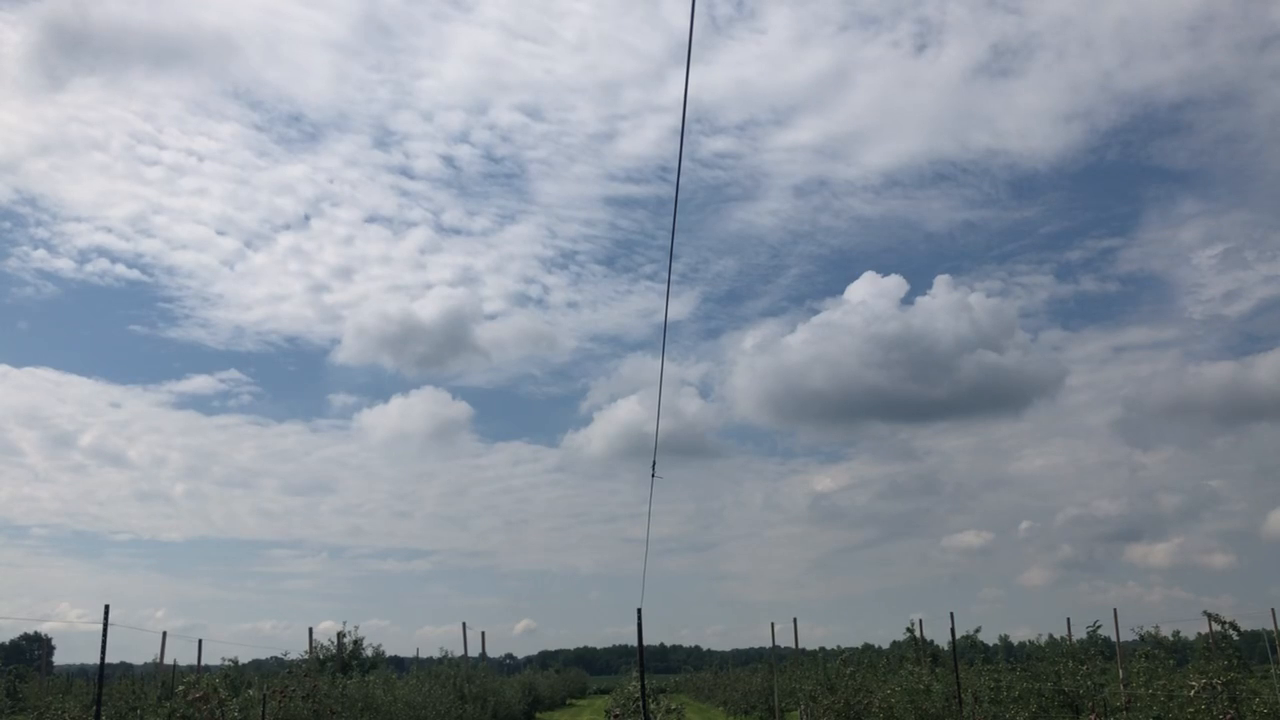
#> input picture frame 13 of flyingtest1.MOV, 1280 x 720 px
$ python dense.py
#> lines starting #> are read from the running program, lines starting #| are printed output that depends on the picture
import cv2 as cv
import numpy as np
cap = cv.VideoCapture("flyingtest1.MOV")
ret, frame1 = cap.read()
#> frame1 is the input picture: shape (720, 1280, 3); mean B, G, R 159.4, 148.6, 139.7
prvs = cv.cvtColor(frame1,cv.COLOR_BGR2GRAY)
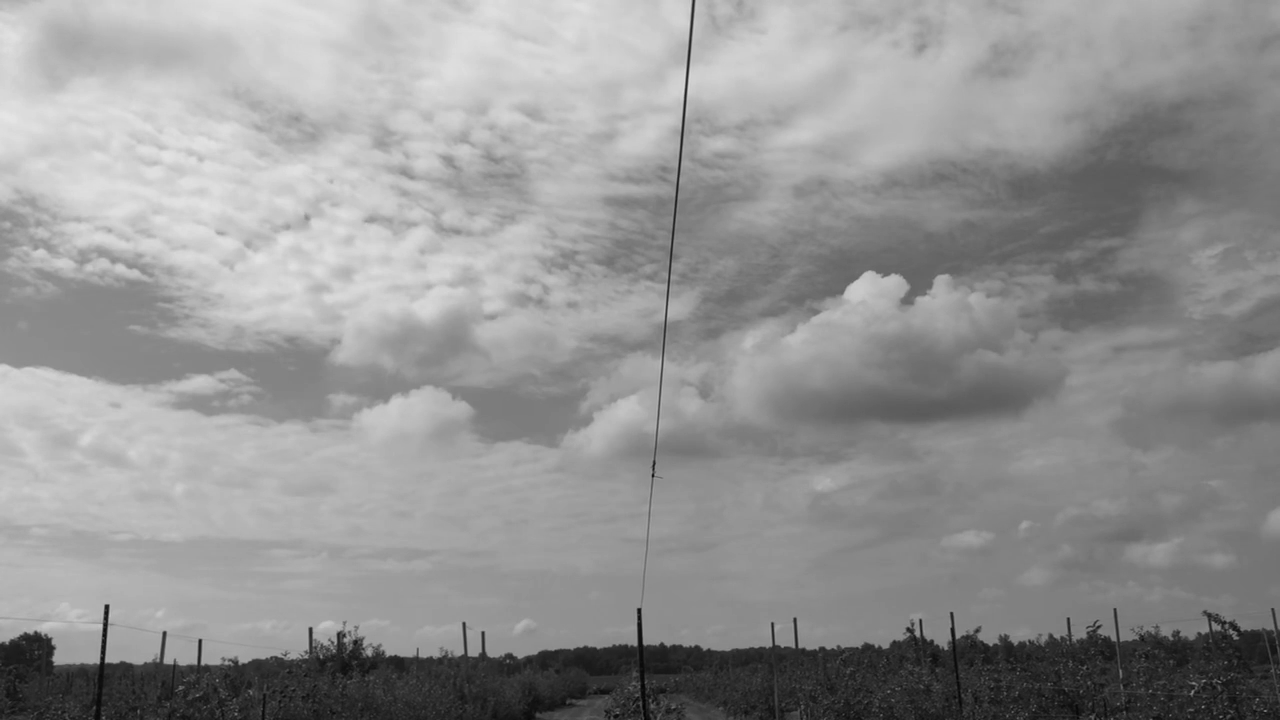
#> prvs: shape (720, 1280); min 2, max 230, mean 147.1
hsv = np.zeros_like(frame1)
hsv[...,1] = 255
while(1):
    ret, frame2 = cap.read()
    next = cv.cvtColor(frame2,cv.COLOR_BGR2GRAY)
    flow = cv.calcOpticalFlowFarneback(prvs,next, None, 0.5, 3, 15, 3, 5, 1.2, 0)
    mag, ang = cv.cartToPolar(flow[...,0], flow[...,1])
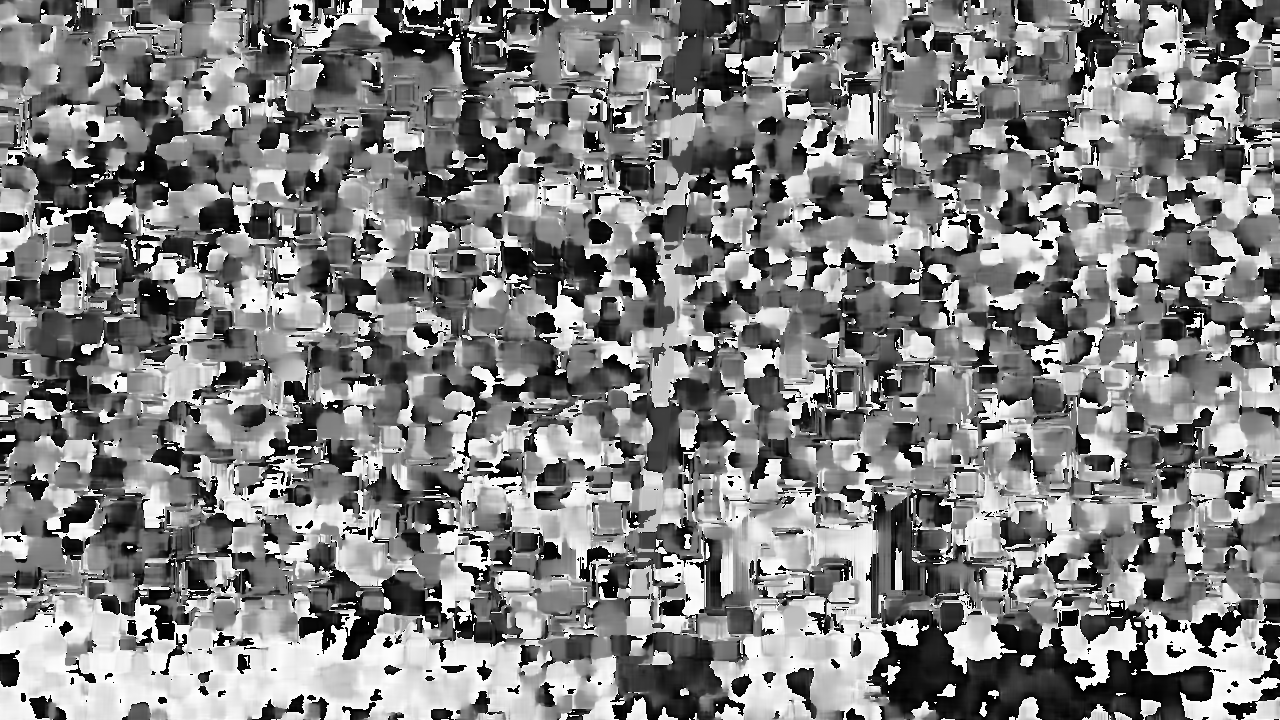
#> ang: shape (720, 1280) float32; min 8.52e-06, max 6.28, mean 3.19; drawn with min black and max white
    hsv[...,0] = ang*180/np.pi/2
    hsv[...,2] = cv.normalize(mag,None,0,255,cv.NORM_MINMAX)
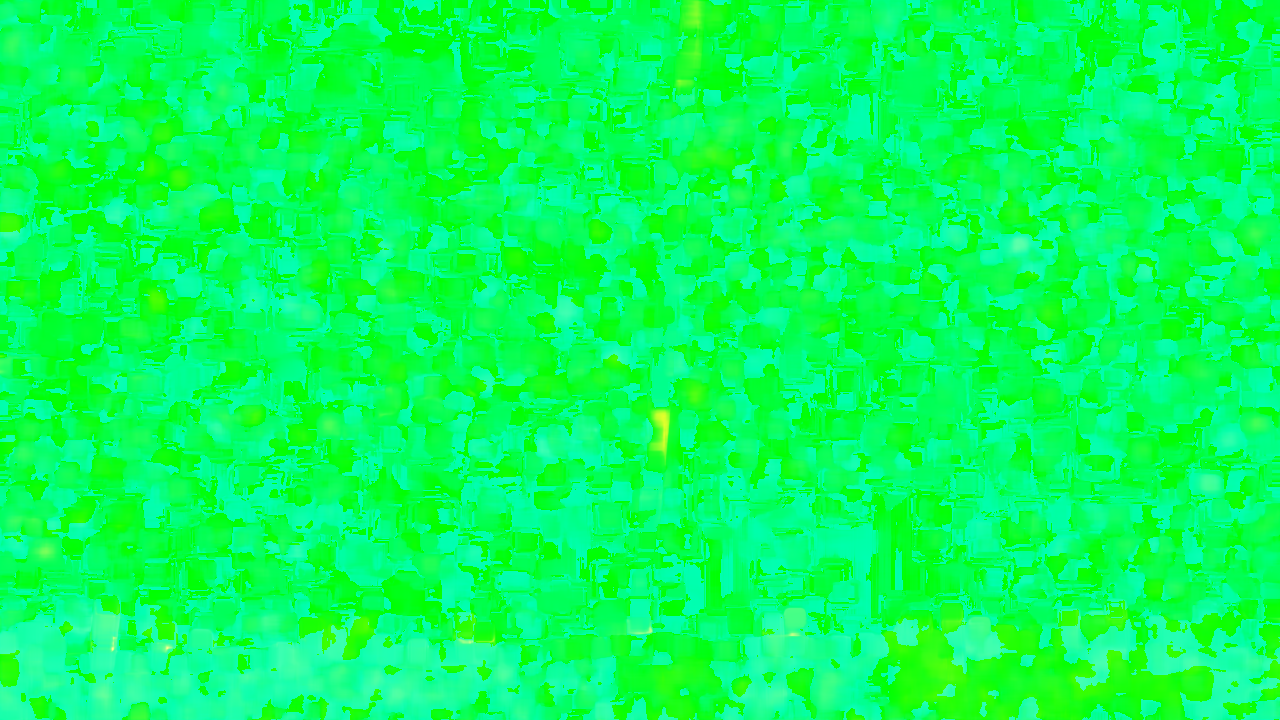
#> hsv: shape (720, 1280, 3); mean of channels 0, 1, 2 91, 255, 6.6; drawn as B, G, R
    bgr = cv.cvtColor(hsv,cv.COLOR_HSV2BGR)
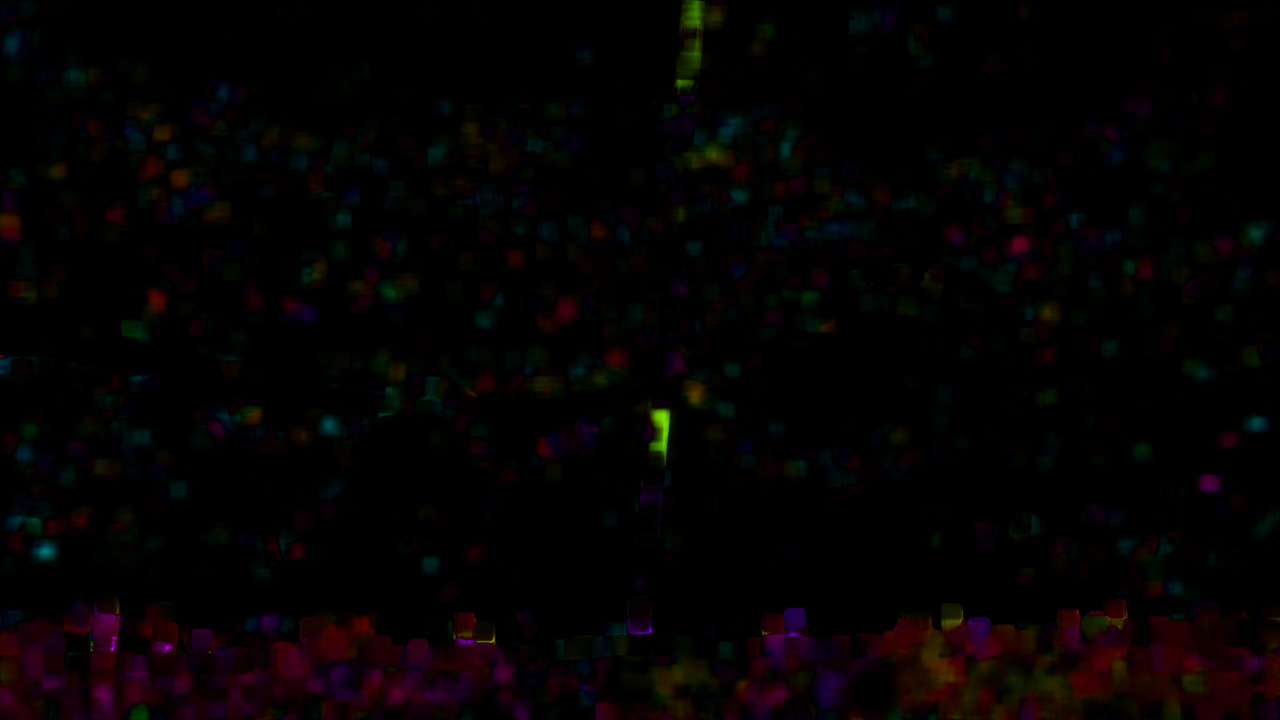
#> bgr: shape (720, 1280, 3); mean B, G, R 2.4, 2.2, 4.8
    cv.imshow('frame2',bgr)
    k = cv.waitKey(30) & 0xff
#> (key Esc is pressed here)
    if k == 27:
        break
    elif k == ord('s'):
        cv.imwrite('opticalfb.png',frame2)
        cv.imwrite('opticalhsv.png',bgr)
    prvs = next
cap.release()
cv.destroyAllWindows()

$ run again, starting later in the video
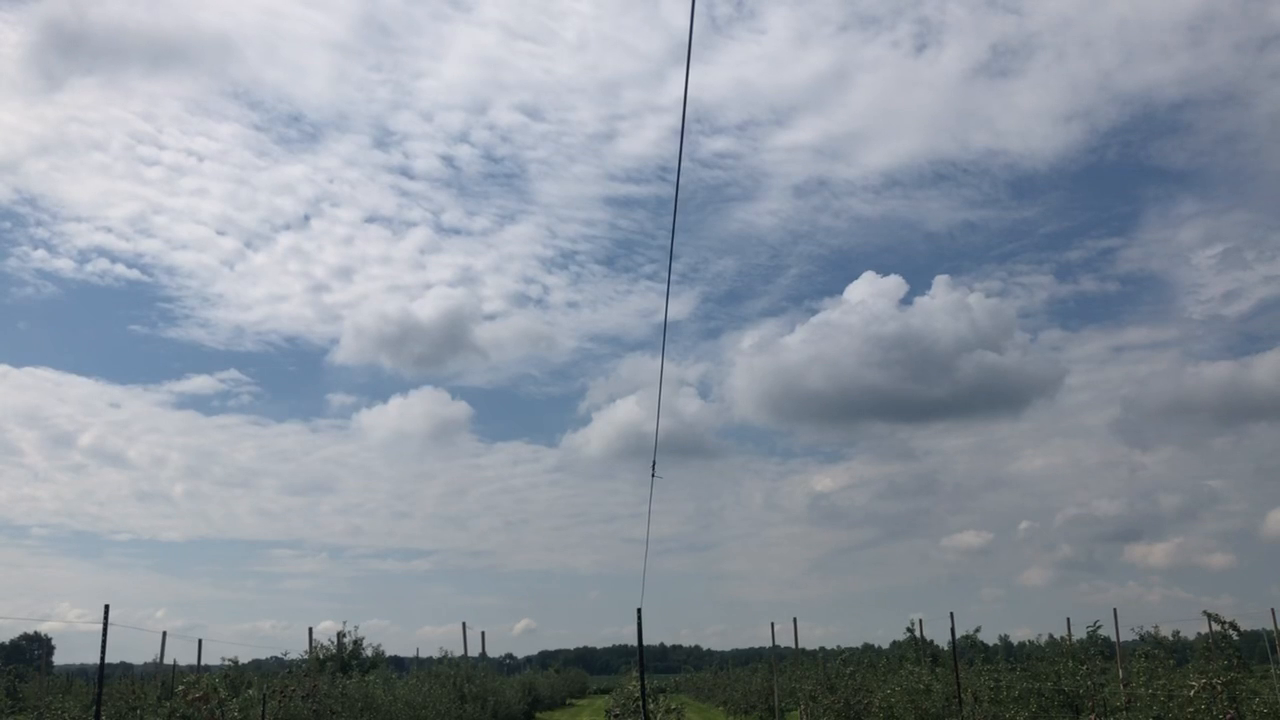
#> input picture frame 58 of flyingtest1.MOV, 1280 x 720 px
#> frame1 is the input picture: shape (720, 1280, 3); mean B, G, R 159.3, 148.5, 139.7
#> `hsv[...,2] = cv.normalize(mag,None,0,255,cv.NORM_MINMAX)`:
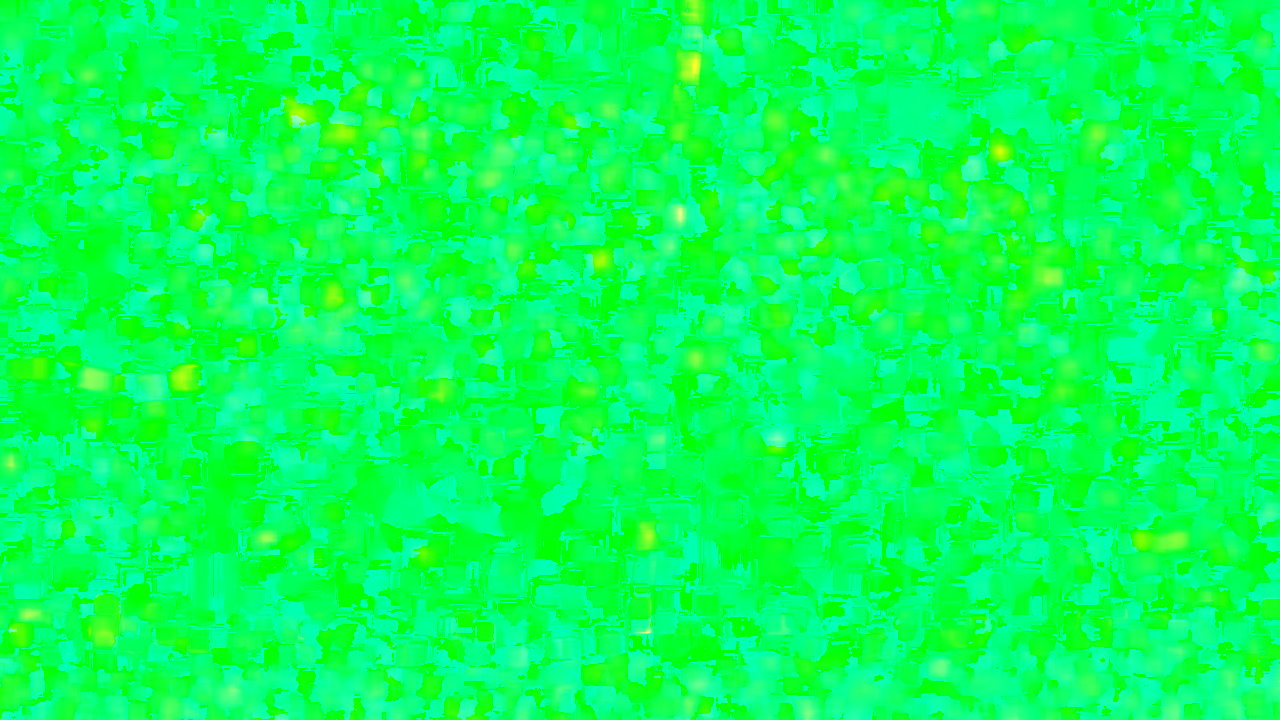
#> hsv: shape (720, 1280, 3); mean of channels 0, 1, 2 88.5, 255, 8.3; drawn as B, G, R
#> `bgr = cv.cvtColor(hsv,cv.COLOR_HSV2BGR)`:
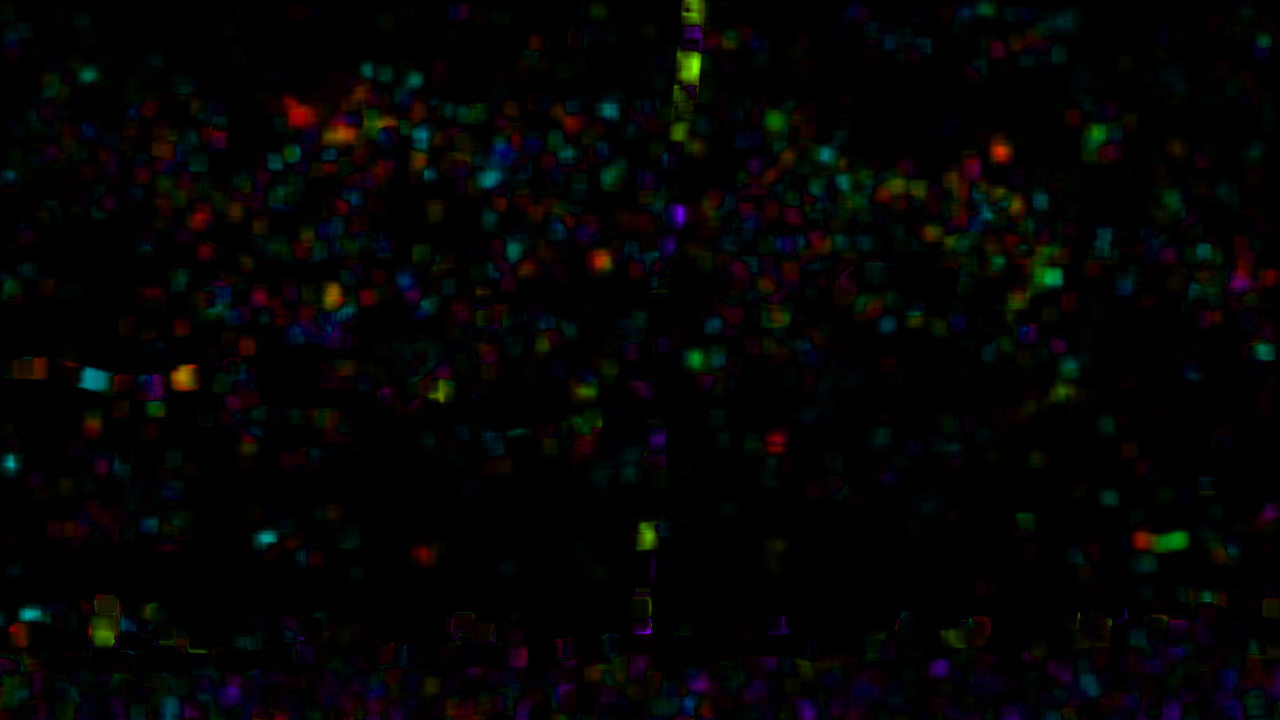
#> bgr: shape (720, 1280, 3); mean B, G, R 3.8, 4.1, 4.3

$ run again, starting later in the video
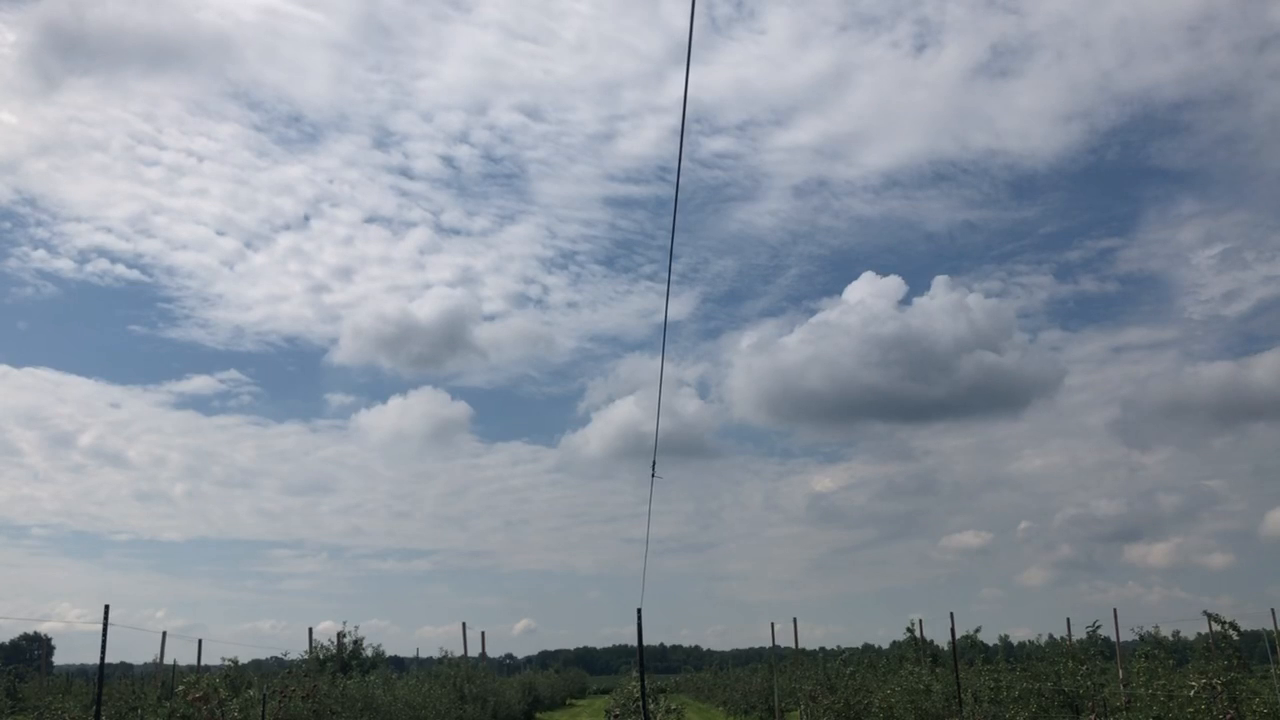
#> input picture frame 104 of flyingtest1.MOV, 1280 x 720 px
#> frame1 is the input picture: shape (720, 1280, 3); mean B, G, R 157.2, 146.4, 137.5
#> `hsv[...,2] = cv.normalize(mag,None,0,255,cv.NORM_MINMAX)`:
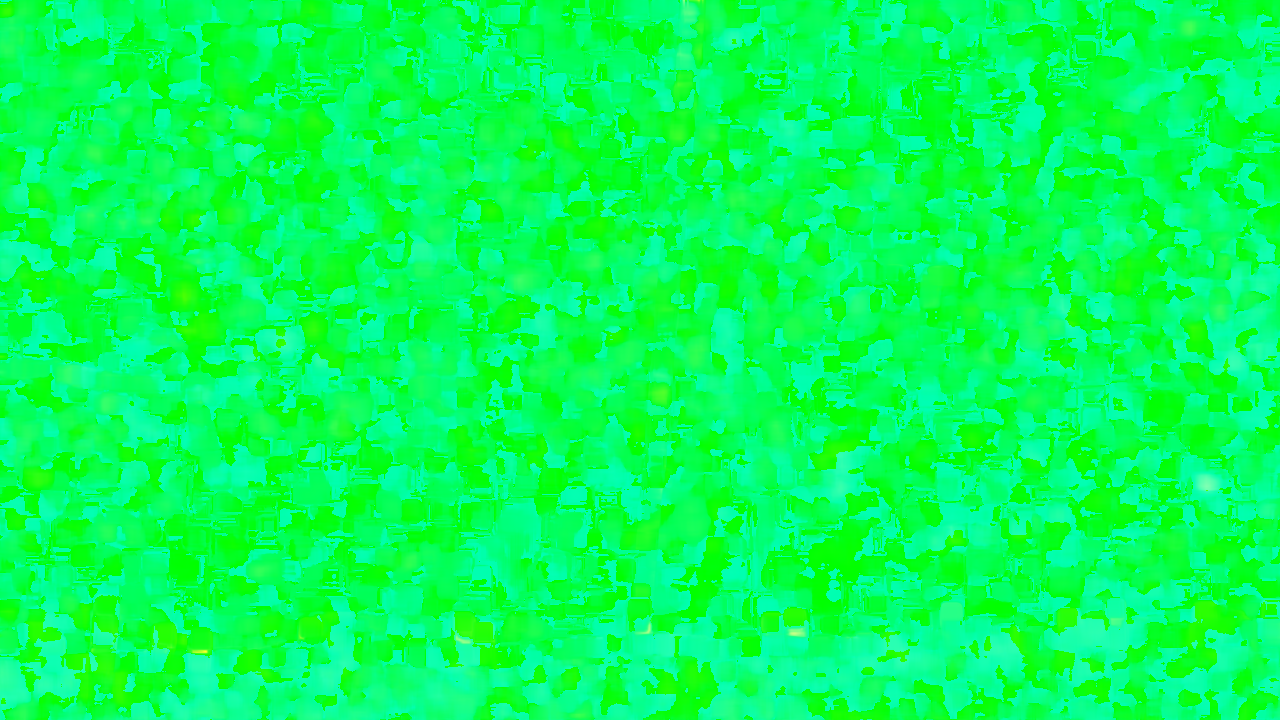
#> hsv: shape (720, 1280, 3); mean of channels 0, 1, 2 88.4, 255, 5; drawn as B, G, R
#> `bgr = cv.cvtColor(hsv,cv.COLOR_HSV2BGR)`:
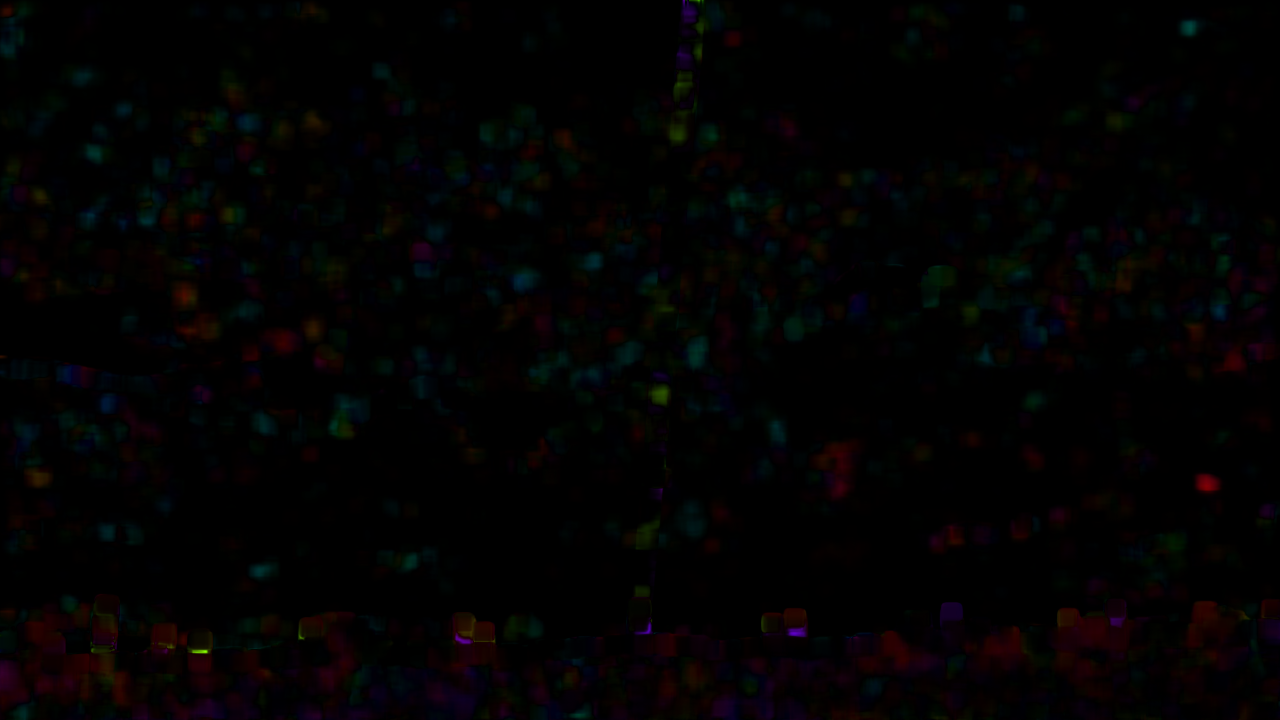
#> bgr: shape (720, 1280, 3); mean B, G, R 2.1, 2, 2.9
